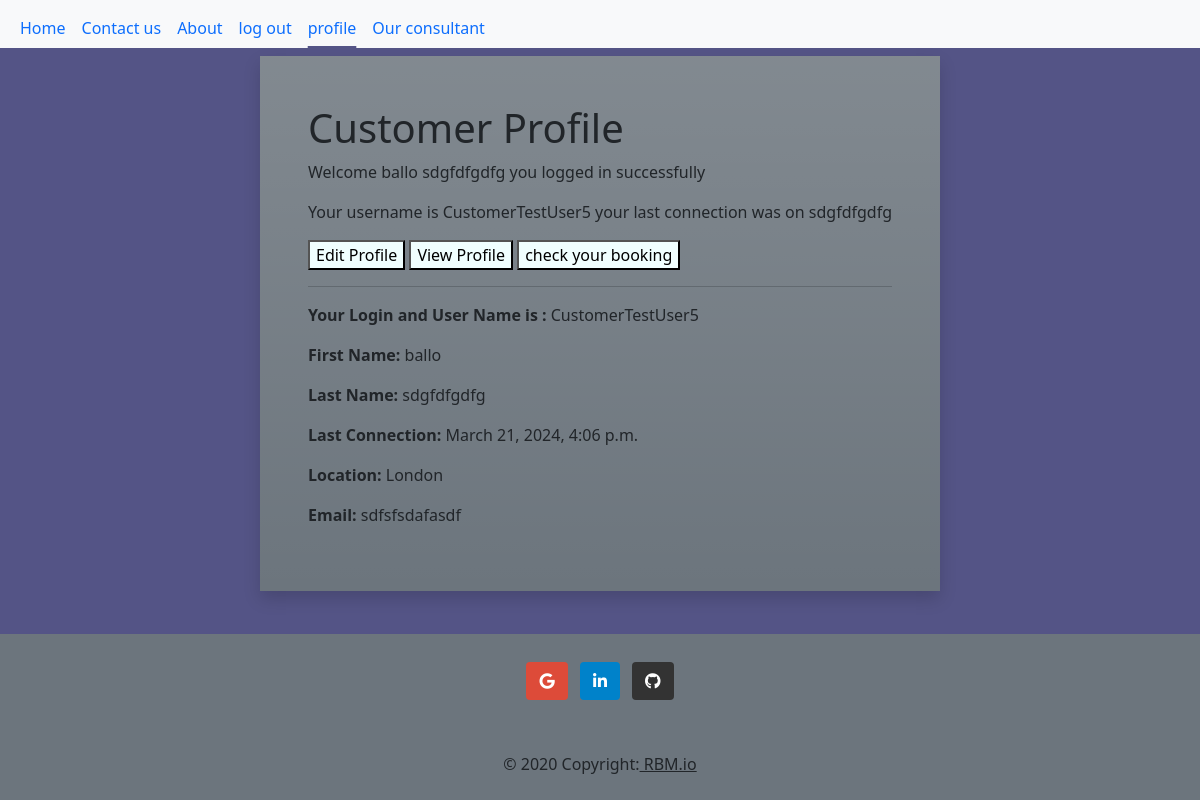
Page /user_app/cxprofile/ (signed in) on the committed database.
### user_app/models.py (models this page shows)
class CustomUser(AbstractUser):
    location = models.CharField(max_length=200, null=True, blank=True)
    name = models.CharField(max_length=200, blank=True, null=True)
    is_customer = models.BooleanField(default=False)
    is_expert = models.BooleanField(default=False)
    is_manager = models.BooleanField(default=False)
    created_at = models.DateTimeField(auto_now_add=True)
    updated_at = models.DateTimeField(auto_now=True)

### user_app/views.py (the view, shortened to what this page needs)
# urls.py: path('cxprofile/', CxProfileView.as_view(), name='customer_profile'),
class CxProfileView(View):
    cx_profile_template = 'customer/cxprofile.html'
    def get(self, request):
        user = request.user
        if user.is_authenticated and user.is_customer:
            return render(request, self.cx_profile_template, {'user': user, 'edit_mode':True})
        else:
            return redirect('home')

### user_app/templates/customer/cxprofile.html (shortened to what this page needs)
{% extends 'base.html' %}
{% load static %}
{% block content %}
<div class="d-flex align-items-center primary justify-content-center" style="height: 550px;">
    <div class="p-5 m-5 bg-secondary bg-gradient text-black shadow rounded-5">
        <h1>Customer Profile</h1>
        <p>Welcome {{ user.first_name }} {{ user.last_name }} you logged in successfully</p>
        <p>Your username is {{ user.username }} your last connection was on {{ user.last_name }} <p/>
        <button onclick="openTab('edit')">Edit Profile</button>
        <button onclick="openTab('view')">View Profile</button>
        <button onclick="openTab('book')">check your booking</button>
        <br>
        <hr>
    <div id="viewTab" class="tab">
      <p><strong>Your Login and User Name is :</strong> {{ user.username }}</p>
      <p><strong>First Name:</strong> {{ user.first_name }}</p>
      <p><strong>Last Name:</strong> {{ user.last_name }}</p>
      <p><strong>Last Connection:</strong> {{ user.last_login }}</p>
      <p><strong>Location:</strong> {{ user.location }}</p>
      <p><strong>Email:</strong> {{ user.email }}</p>
    </div>
</div>
{% endblock %}

### static/css/style.css (style rules this page uses)
.tab { display: none; }
button { background-color: azure; }

### user_app/templates/base.html (style rules this page uses)
body { background: rgb(84, 84, 134); }

### rows in the picture
CustomUser: first_name "ballo", last_name "sdgfdfgdfg", username "CustomerTestUser5", last_login "March 21, 2024, 4:06 p.m.", location "London", email "sdfsfsdafasdf"
